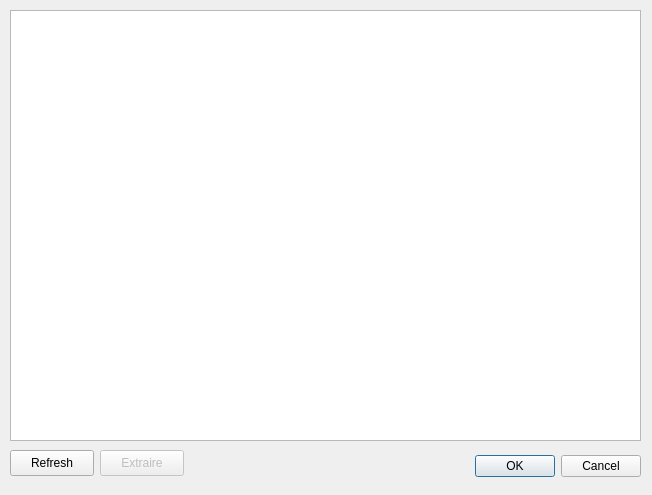
<?xml version="1.0" encoding="UTF-8"?>
<ui version="4.0">
 <class>ThumbsDbViewer</class>
 <widget class="QDialog" name="ThumbsDbViewer">
  <property name="geometry">
   <rect>
    <x>0</x>
    <y>0</y>
    <width>652</width>
    <height>495</height>
   </rect>
  </property>
  <property name="windowTitle">
   <string>ThumbsDbViewer</string>
  </property>
  <widget class="QDialogButtonBox" name="buttonBox">
   <property name="geometry">
    <rect>
     <x>300</x>
     <y>450</y>
     <width>341</width>
     <height>32</height>
    </rect>
   </property>
   <property name="orientation">
    <enum>Qt::Horizontal</enum>
   </property>
   <property name="standardButtons">
    <set>QDialogButtonBox::Cancel|QDialogButtonBox::Ok</set>
   </property>
  </widget>
  <widget class="QListWidget" name="listWidget">
   <property name="geometry">
    <rect>
     <x>10</x>
     <y>10</y>
     <width>631</width>
     <height>431</height>
    </rect>
   </property>
   <property name="dragDropMode">
    <enum>QAbstractItemView::NoDragDrop</enum>
   </property>
   <property name="iconSize">
    <size>
     <width>200</width>
     <height>200</height>
    </size>
   </property>
   <property name="movement">
    <enum>QListView::Static</enum>
   </property>
   <property name="viewMode">
    <enum>QListView::IconMode</enum>
   </property>
  </widget>
  <widget class="QPushButton" name="pushButton">
   <property name="geometry">
    <rect>
     <x>10</x>
     <y>450</y>
     <width>84</width>
     <height>26</height>
    </rect>
   </property>
   <property name="text">
    <string>Refresh</string>
   </property>
  </widget>
  <widget class="QPushButton" name="pushButton_2">
   <property name="enabled">
    <bool>false</bool>
   </property>
   <property name="geometry">
    <rect>
     <x>100</x>
     <y>450</y>
     <width>84</width>
     <height>26</height>
    </rect>
   </property>
   <property name="text">
    <string>Extraire</string>
   </property>
  </widget>
 </widget>
 <resources/>
 <connections>
  <connection>
   <sender>buttonBox</sender>
   <signal>accepted()</signal>
   <receiver>ThumbsDbViewer</receiver>
   <slot>accept()</slot>
   <hints>
    <hint type="sourcelabel">
     <x>248</x>
     <y>254</y>
    </hint>
    <hint type="destinationlabel">
     <x>157</x>
     <y>274</y>
    </hint>
   </hints>
  </connection>
  <connection>
   <sender>buttonBox</sender>
   <signal>rejected()</signal>
   <receiver>ThumbsDbViewer</receiver>
   <slot>reject()</slot>
   <hints>
    <hint type="sourcelabel">
     <x>316</x>
     <y>260</y>
    </hint>
    <hint type="destinationlabel">
     <x>286</x>
     <y>274</y>
    </hint>
   </hints>
  </connection>
 </connections>
</ui>
